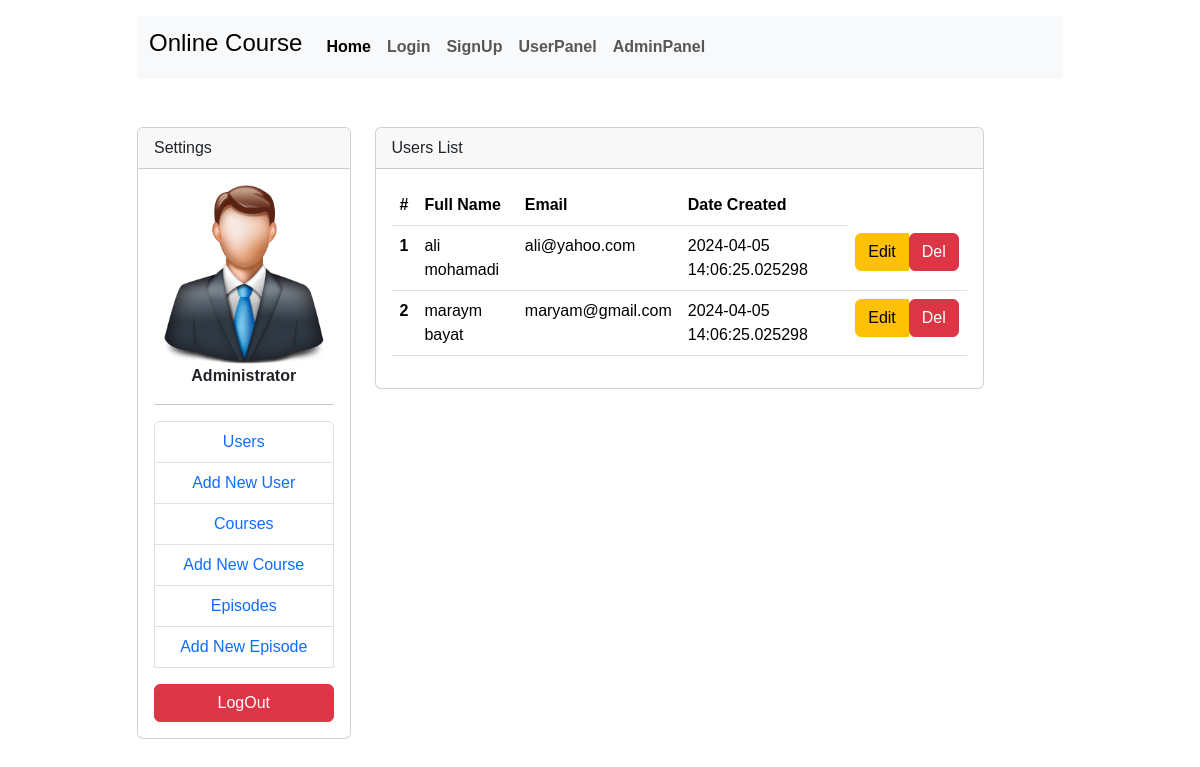
The app's page /user_list with its own data.
### models.py (models this page shows)
class user(UserMixin, db.Model):
    id = db.Column(db.Integer, primary_key=True)
    name = db.Column(db.String(50))
    email = db.Column(db.String(150))
    password = db.Column(db.String)
    admin = db.Column(db.Boolean, default = False)
    date_created = db.Column(db.DateTime, default=datetime.now())

### app.py (the view)
@app.route('/user_list', methods = ['GET', 'POST'])
def user_list():
    user_list_info = user.query.all()
    if request.method == 'POST':
        db.session.query(user).filter_by(id = request.args.get('id')).delete()
        db.session.commit()
        return redirect(url_for('user_list'))
    return render_template('admin_list_user.html', users = user_list_info)

### app.py (called while the page is built)
@app.before_request
def creat_database():
    db.create_all()

### templates/admin_list_user.html (shortened to what this page needs)
{% extends 'base.html' %}
{% block content %}
<div class="container mt-5">
    <div class="row justify-content-center">
        <div class="col-md-10">
            <div class="row">
                {% include 'admin_menu.html' %}
                <div class="col-8">
                    <div class="card">
                        <div class="card-header">Users List</div>
                        <div class="card-body">
                            <table class="table">
                                <thead>
                                    <tr>
                                        <th scope="col">#</th>
                                        <th scope="col">Full Name</th>
                                        <th scope="col">Email</th>
                                        <th scope="col">Date Created</th>
                                    </tr>
                                </thead>
                                <tbody>
                                    {% for user in users %}
                                    <tr>
                                        <th scope="row">{{ loop.index }}</th>
                                        <td>{{ user.name }}</td>
                                        <td>{{ user.email }}</td>
                                        <td>{{ user.date_created }}</td>
                                        <td>
                                            <div class="btn-group" role="group">
                                                <a href="/edit_user?id={{user.id}}" class="btn btn-warning btn-small">Edit</a>
                                                <form action="{{url_for('user_list')}}?id={{user.id}}" method="post">
                                                    <button href="#" class="btn btn-danger btn-small">Del</button>
                                                </form>
                                            </div>
                                        </td>
                                    </tr>
                                    {% endfor %}
                                </tbody>
                              </table>
                        </div>
                    </div>
                </div>
            </div>
        </div>
    </div>
</div>
{% endblock %}

### static/css/app.css (style rules this page uses)
a { text-decoration: none !important; }

### templates/header.html (style rules this page uses)
body { background-image: url('static/img/bg2.jpg'); background-repeat: no-repeat; background-attachment: fixed; background-size: cover; font-family:Arial, Helvetica, sans-serif }

### records on screen
user: name "ali mohamadi", email "ali@yahoo.com", date_created "2024-04-05 14:06:25.025298"
user: name "maraym bayat", email "maryam@gmail.com", date_created "2024-04-05 14:06:25.025298"
